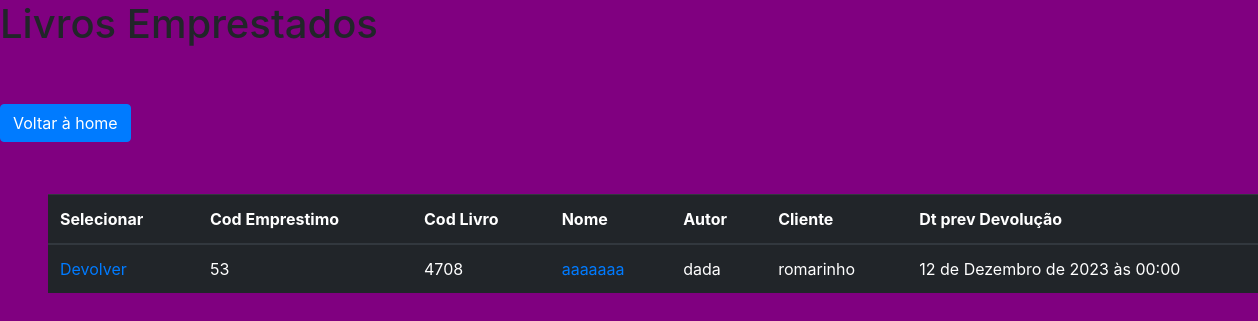
Page /cliente/emprestados-livros/ (signed in) on the committed database.
### bibliotecaApp/models.py (models this page shows, shortened)
class Livro(models.Model):
    user = models.ForeignKey(CustomUser, on_delete=models.CASCADE)
    empresa = models.ForeignKey(Empresas, on_delete=models.CASCADE)
    cod = models.IntegerField(unique=True)
    name = models.CharField(max_length=255, blank=False)
    genery = models.ForeignKey(Genero, on_delete=models.CASCADE, blank=True)
    pg = models.IntegerField()
    picture = models.ImageField(blank=True)
    author = models.CharField(max_length=255)
    qtd = models.IntegerField()
    created_at = models.DateTimeField()
    in_stock = models.BooleanField(default=False)
    emprestado = models.IntegerField(default=0)
    class Meta:
        verbose_name = 'Livro'
        verbose_name_plural = 'Livros'

### cliente/models.py (models this page shows, shortened)
class Emprestimo(models.Model):
    cod = models.CharField(max_length=36, unique=True)
    user = models.ForeignKey(CustomUser, on_delete=models.CASCADE)
    empresa = models.ForeignKey(Empresas, on_delete=models.CASCADE)
    cliente = models.ForeignKey(Cliente, on_delete=models.CASCADE)
    livro = models.ForeignKey(Livro, on_delete=models.CASCADE)
    data_emprestimo = models.DateTimeField()
    data_prev_devolucao = models.DateTimeField()
    data_devolucao = models.DateTimeField(null=True, blank=True)
    devolvido = models.BooleanField(default=False)
    class Meta:
        verbose_name = 'Empréstimo'
        verbose_name_plural = 'Empréstimos'

class Cliente(models.Model):
    user = models.ForeignKey(CustomUser, on_delete=models.CASCADE)
    empresa = models.ForeignKey(Empresas, on_delete=models.CASCADE)
    cod = models.IntegerField(unique=True)
    name = models.CharField(max_length=255, blank=False)
    cpf = models.CharField(max_length=14)
    email = models.EmailField()
    created_at = models.DateTimeField()
    active = models.BooleanField(default=False)
    qtd_livros = models.IntegerField()
    def __str__(self):
        return self.name
    class Meta:
        verbose_name = 'Cliente'
        verbose_name_plural = 'Clientes'

### cliente/views.py (the view)
# urls.py: path('emprestados-livros/', views.emprestados_livros, name='emprestados-livros'),
@login_required(redirect_field_name='login')
def emprestados_livros(request):
    user = request.user
    clientes = get_clientes_based_on_permission(user)
    livros_emprestados = Livro.objects.filter(
        id__in=Emprestimo.objects.filter(
            Q(cliente_id__in=[cliente.id for cliente in clientes]) & Q(devolvido=False)
        ).values_list('livro_id', flat=True)
    ).distinct()
    emprestimos_info = []
    for livro in livros_emprestados:
        emprestimos_livro = Emprestimo.objects.filter(livro=livro, devolvido=False)
        for emprestimo in emprestimos_livro:
            emprestimos_info.append({
                'livro': livro,
                'emprestimo': emprestimo,
                'cliente': emprestimo.cliente,
                'data_prev_devolucao': emprestimo.data_prev_devolucao,
            })
    return render(request, 'pages/emprestados_livros.html', {
        'emprestimos_info': emprestimos_info,
    })

### cliente/views.py (called while the page is built)
def get_clientes_based_on_permission(user):
    if user.is_superuser:
        return Cliente.objects.all()
    elif user.cargo.name == 'Gerente':
        return Cliente.objects.filter(empresa_id=user.empresa.id)
    else:
        return Cliente.objects.filter(user_id=user.id)

### cliente/templates/pages/emprestados_livros.html (shortened to what this page needs)
{% load static %}
<!DOCTYPE html>
<html lang="en">
<head>
    <link rel="stylesheet" href="https://stackpath.bootstrapcdn.com/bootstrap/4.1.3/css/bootstrap.min.css">
    <link rel="stylesheet" href="{% static 'css/global.css' %}">
</head>
<body>
    <h1>Livros Emprestados</h1>
    <a href="{% url 'home'  %}" class="btn btn-primary mt-5 mb-1">Voltar à home</a>
    <table class="table table-dark m-5">
        <thead>
            <tr>
                <th scope="col">Selecionar</th>
                <th scope="col">Cod Emprestimo</th>
                <th scope="col">Cod Livro</th>
                <th scope="col">Nome</th>
                <th scope="col">Autor</th>
                <th scope="col">Cliente</th>
                <th scope="col">Dt prev Devolução</th>
            </tr>
        </thead>
        <tbody>
            {% for emprestimo_info in emprestimos_info %}
            <tr>
                <td>
                    <a href="{% url 'devolver-livro' emprestimo_info.emprestimo.id %}">
                        Devolver
                    </a>
                </td>
                <td>{{ emprestimo_info.emprestimo.id }}</td>
                <td>{{ emprestimo_info.livro.cod }}</td>
                <td>
                    <a href="{% url 'livro-detail' emprestimo_info.livro.id %}">
                        {{ emprestimo_info.livro.name }}
                    </a>
                </td>
                <td>{{ emprestimo_info.livro.author }}</td>
                <td>{{ emprestimo_info.cliente }}</td>
                <td>{{ emprestimo_info.data_prev_devolucao }}</td>
            </tr>
            {% endfor %}
        </tbody>
    </table>
</body>
</html>

### templates/static/css/global.css (style rules this page uses)
body { background-color: purple; }

### rows in the picture
Livro: emprestimo.id "53", livro.cod "4708", livro.name "aaaaaaa", livro.author "dada", cliente "romarinho", data_prev_devolucao "12 de Dezembro de 2023 às 00:00"
